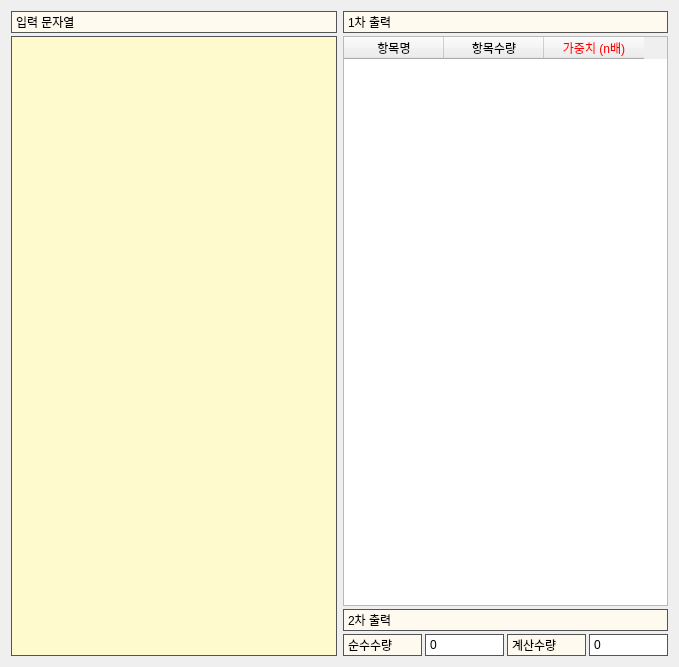
<?xml version="1.0" encoding="UTF-8"?>
<ui version="4.0">
 <class>Dialog</class>
 <widget class="QDialog" name="Dialog">
  <property name="geometry">
   <rect>
    <x>0</x>
    <y>0</y>
    <width>679</width>
    <height>667</height>
   </rect>
  </property>
  <property name="windowTitle">
   <string>Dialog</string>
  </property>
  <property name="styleSheet">
   <string notr="true"/>
  </property>
  <layout class="QGridLayout" name="gridLayout">
   <item row="0" column="0">
    <layout class="QHBoxLayout" name="horizontalLayout">
     <item>
      <layout class="QVBoxLayout" name="verticalLayout">
       <property name="spacing">
        <number>3</number>
       </property>
       <item>
        <widget class="QLabel" name="lbl_input">
         <property name="styleSheet">
          <string notr="true">QLabel {
	border:1px solid rgb(84, 84, 85);
	background-color:FloralWhite;
	padding:1px;
}</string>
         </property>
         <property name="text">
          <string>입력 문자열</string>
         </property>
        </widget>
       </item>
       <item>
        <widget class="QPlainTextEdit" name="pte_input">
         <property name="styleSheet">
          <string notr="true">QPlainTextEdit {
	border:1px solid rgb(84, 84, 85);
	background-color:LemonChiffon;
	padding:3px;
}</string>
         </property>
        </widget>
       </item>
      </layout>
     </item>
     <item>
      <layout class="QVBoxLayout" name="verticalLayout_2">
       <property name="spacing">
        <number>3</number>
       </property>
       <item>
        <widget class="QLabel" name="lbl_output">
         <property name="styleSheet">
          <string notr="true">QLabel {
	border:1px solid rgb(84, 84, 85);
	background-color:FloralWhite;
	padding:1px;
}</string>
         </property>
         <property name="text">
          <string>1차 출력</string>
         </property>
        </widget>
       </item>
       <item>
        <widget class="QTableWidget" name="tblw_chart">
         <column>
          <property name="text">
           <string>항목명</string>
          </property>
         </column>
         <column>
          <property name="text">
           <string>항목수량</string>
          </property>
         </column>
         <column>
          <property name="text">
           <string>가중치 (n배)</string>
          </property>
          <property name="foreground">
           <brush brushstyle="SolidPattern">
            <color alpha="255">
             <red>255</red>
             <green>0</green>
             <blue>0</blue>
            </color>
           </brush>
          </property>
         </column>
        </widget>
       </item>
       <item>
        <layout class="QVBoxLayout" name="verticalLayout_3">
         <property name="spacing">
          <number>3</number>
         </property>
         <item>
          <widget class="QLabel" name="lbl_output_2">
           <property name="styleSheet">
            <string notr="true">QLabel {
	border:1px solid rgb(84, 84, 85);
	background-color:FloralWhite;
	padding:1px;
}</string>
           </property>
           <property name="text">
            <string>2차 출력</string>
           </property>
          </widget>
         </item>
         <item>
          <layout class="QHBoxLayout" name="horizontalLayout_2">
           <property name="spacing">
            <number>3</number>
           </property>
           <item>
            <widget class="QLabel" name="lbl_output_3">
             <property name="styleSheet">
              <string notr="true">QLabel {
	border:1px solid rgb(84, 84, 85);
	background-color:FloralWhite;
	padding:1px;
}</string>
             </property>
             <property name="text">
              <string>순수수량</string>
             </property>
            </widget>
           </item>
           <item>
            <widget class="QLabel" name="lbl_pure_qty">
             <property name="styleSheet">
              <string notr="true">QLabel {
	border:1px solid rgb(84, 84, 85);
	background-color:white;
	padding:1px;
}</string>
             </property>
             <property name="text">
              <string>0</string>
             </property>
            </widget>
           </item>
           <item>
            <widget class="QLabel" name="lbl_output_4">
             <property name="styleSheet">
              <string notr="true">QLabel {
	border:1px solid rgb(84, 84, 85);
	background-color:FloralWhite;
	padding:1px;
}</string>
             </property>
             <property name="text">
              <string>계산수량</string>
             </property>
            </widget>
           </item>
           <item>
            <widget class="QLabel" name="lbl_calc_qty">
             <property name="styleSheet">
              <string notr="true">QLabel {
	border:1px solid rgb(84, 84, 85);
	background-color:white;
	padding:1px;
}</string>
             </property>
             <property name="text">
              <string>0</string>
             </property>
            </widget>
           </item>
          </layout>
         </item>
        </layout>
       </item>
      </layout>
     </item>
    </layout>
   </item>
  </layout>
 </widget>
 <resources/>
 <connections/>
</ui>
